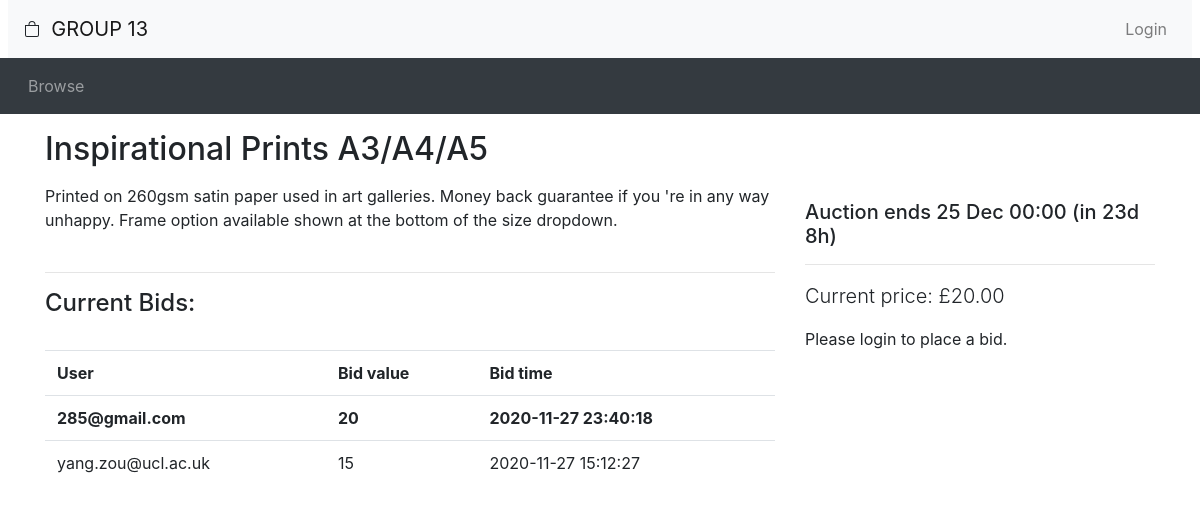
Screenshot of /auction/listing.php?item_id=4 with the database file from the repository.
### tables this page shows
CREATE TABLE IF NOT EXISTS `auction` (
  `auctionNo` int(10) UNSIGNED NOT NULL AUTO_INCREMENT,
  `auctionStatus` tinyint(1) NOT NULL DEFAULT '1',
  `category` varchar(35) NOT NULL DEFAULT 'Other',
  `title` varchar(100) NOT NULL DEFAULT 'Unnamed Auction',
  `auctionDescription` text,
  `startingPrice` int(10) UNSIGNED NOT NULL,
  `reservePrice` int(10) UNSIGNED DEFAULT NULL,
  `increments` int(10) UNSIGNED NOT NULL DEFAULT '1',
  `startDate` datetime NOT NULL,
  `endDate` datetime NOT NULL,
  `sellerId` int(11) UNSIGNED NOT NULL,
  PRIMARY KEY (`auctionNo`),
  KEY `sellerId` (`sellerId`)
);

CREATE TABLE IF NOT EXISTS `buyer` (
  `buyerId` int(10) UNSIGNED NOT NULL AUTO_INCREMENT,
  `email` varchar(255) NOT NULL,
  `password` varchar(255) NOT NULL,
  `firstName` varchar(35) NOT NULL,
  `lastName` varchar(35) NOT NULL,
  `level` tinyint(3) UNSIGNED NOT NULL DEFAULT '0',
  PRIMARY KEY (`buyerId`),
  UNIQUE KEY `email` (`email`)
);

CREATE TABLE IF NOT EXISTS `bid` (
  `bidNo` int(10) UNSIGNED NOT NULL AUTO_INCREMENT,
  `bidStatus` tinyint(1) NOT NULL DEFAULT '1',
  `bidAmount` int(10) UNSIGNED NOT NULL,
  `bidTime` datetime NOT NULL,
  PRIMARY KEY (`bidNo`)
);

### auction/utilities.php (called while the page is built, shortened)
<?php
function display_time_remaining($interval) {
    if ($interval->days == 0 && $interval->h == 0) {
      $time_remaining = $interval->format('%im %Ss');
    }
    else if ($interval->days == 0) {
      $time_remaining = $interval->format('%hh %im');
    }
    else {
      $time_remaining = $interval->format('%ad %hh');
    }
  return $time_remaining;
}
?>

### auction/listing.php (the view, shortened to what this page needs)
<?php require_once("header.php")?>
<?php
  $item_id = $_GET['item_id'];
  $query1 = ("SELECT a.title, a.auctionDescription, MAX(b.bidAmount), a.endDate, startingPrice, auctionStatus  FROM auction AS a, bid AS b, createbid AS c
WHERE b.bidNo = c.bidNo and a.auctionNo = c.auctionNo and a.auctionNo = '$item_id'");
  $result1 = mysqli_query($connection, $query1);
  $row1 = mysqli_fetch_row ($result1);
  $title = $row1[0];
  $auction_status = $row1[5];
  $description = $row1[1];
  if ($row1[2] == 0) {$current_price = $row1[4];} else {$current_price = $row1[2];}
  $end_time = new DateTime($row1[3]);
  $query2 = ("SELECT COUNT(b.bidAmount) FROM auction AS a, bid AS b, createbid AS c
WHERE b.bidNo = c.bidNo and a.auctionNo = c.auctionNo and a.auctionNo = '$item_id'");
  $result2 = mysqli_query($connection, $query2);
  $row2 = mysqli_fetch_row ($result2);
  $num_bids = $row2[0];
  $now = new DateTime();
  if ($now < $end_time) {
    $time_to_end = date_diff($now, $end_time);
    $time_remaining = ' (in ' . display_time_remaining($time_to_end) . ')';
  }
?>
<div class="container">
<div class="row">
  <div class="col-sm-8">
    <h2 class="my-3"><?php echo($title); ?></h2>
  </div>
</div>
<div class="row">
  <div class="col-sm-8">
    <div class="itemDescription">
    <?php echo($description); ?>
    </div>
      <?php
      $query3 = "SELECT d.email , b.bidAmount, b.bidTime FROM auction AS a, bid AS b, createbid AS c, buyer AS d
WHERE b.bidNo = c.bidNo and a.auctionNo = c.auctionNo and a.auctionNo = '$item_id' and c.buyerId = d.buyerId ORDER BY b.bidTime DESC";
      $result3 = mysqli_query($connection, $query3);;
      $row3 = mysqli_fetch_row ($result3);
      if ($num_bids >0) {echo "<br><hr><h4>Current Bids: </h4>"."<br><table class=\"table\"><tr><td><strong>User</strong></td><td><strong>Bid value</strong></td><td><strong>Bid time</strong></td></tr>";;
      $counter = 0;
      while ($row3) {
          if ($counter == 0 ) {
              echo "<tr><td><strong>$row3[0]</strong></td><td><strong>$row3[1]</strong></td><td><strong>$row3[2]</strong></td></tr>";
          }
          else {
            echo "<tr><td>$row3[0]</td><td>$row3[1]</td><td>$row3[2]</td></tr>";
          }
          $row3 = mysqli_fetch_row ($result3);
          $counter = $counter+1;
        }
          echo "</table><br>";
      }
      else {
        echo "<br><hr><h4 style=\"color:red\">No bids!</hr>";
      }
?>
  </div>
  <div class="col-sm-4">
    <p>
<?php if ($now > $end_time && $auction_status == 0): ?>
<?php $fetch_winner_query = "SELECT email FROM buyer WHERE buyerId = (SELECT buyerId FROM winner WHERE auctionNo = '$item_id') ";
      $fetch_winner = mysqli_fetch_row(mysqli_query($connection, $fetch_winner_query)); ?>
     <h5>This auction ended <?php echo(date_format($end_time, 'j M H:i')) ?></h5><hr>
     <?php if (!$fetch_winner) {
        echo "<h6 style=\"color:red\">This auction had no winner - either there were no valid bids, or the reserve price wasn't reached.</h6>";
      }
      else {
        if (isset($_SESSION['username']) && $fetch_winner[0]==$_SESSION['username']) {$fetch_winner[0] = "you";}
        echo "<h6 style=\"color:green\">This auction was won by $fetch_winner[0].";
      }
      ?>
<?php else: ?>
     <h5>Auction ends <?php echo(date_format($end_time, 'j M H:i') . $time_remaining) ?></h5><hr></p>
    <p class="lead">Current price: £<?php echo(number_format($current_price, 2)) ?></p>
    <?php if(isset($_SESSION['account_type']) && $_SESSION['logged_in']==true &&$_SESSION['account_type'] == "buyer"): ?>
    <form method="POST" action="place_bid.php">
      <div class="input-group">
        <div class="input-group-prepend">
          <span class="input-group-text">£</span>
        </div>
        <?php echo "<input type=\"hidden\" value=\"$item_id\" name=\"itemID\"><input type=\"hidden\" value=\"$current_price\" name=\"currentPrice\">";?>
	    <input type="number" class="form-control" id="bid" name="bid">
      </div>
      <button type="submit" class="btn btn-primary form-control" id="submit" disabled="true">Place bid</button>
    </form>
    <?php elseif (isset($_SESSION['account_type']) &&  $_SESSION['logged_in']==true && $_SESSION['account_type'] == "seller") :?>
    You're logged in with a seller account. Please login with a buyer account to place your bid.
    <?php else: ?>
    Please login to place a bid.
    <?php endif ?>
<?php endif ?>
  </div>
</div>

### rows the page displays
auction: title "Inspirational Prints A3/A4/A5", auctionDescription "Printed on 260gsm satin paper used in art galleries. Money back guarantee if you 're in any way unhappy. Frame option available shown at the bottom of the size dropdown.", endDate "25 Dec 00:00", endDate "(in 23d 8h)"
buyer: email "285@gmail.com", bid.bidAmount "20", bid.bidTime "2020-11-27 23:40:18"
buyer: email "yang.zou@ucl.ac.uk", bid.bidAmount "15", bid.bidTime "2020-11-27 15:12:27"

### other values shown
$current_price "20.00"
